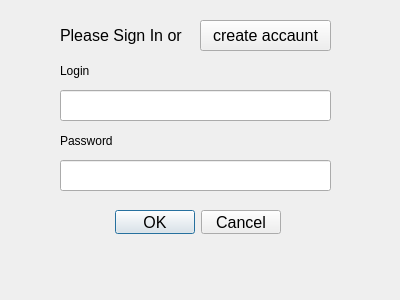
<?xml version="1.0" encoding="UTF-8"?>
<ui version="4.0">
 <class>LogInDialog</class>
 <widget class="QDialog" name="LogInDialog">
  <property name="geometry">
   <rect>
    <x>0</x>
    <y>0</y>
    <width>400</width>
    <height>300</height>
   </rect>
  </property>
  <property name="windowTitle">
   <string>Dialog</string>
  </property>
  <widget class="QDialogButtonBox" name="buttonBox">
   <property name="geometry">
    <rect>
     <x>110</x>
     <y>210</y>
     <width>171</width>
     <height>24</height>
    </rect>
   </property>
   <property name="font">
    <font>
     <pointsize>12</pointsize>
    </font>
   </property>
   <property name="orientation">
    <enum>Qt::Horizontal</enum>
   </property>
   <property name="standardButtons">
    <set>QDialogButtonBox::Cancel|QDialogButtonBox::Ok</set>
   </property>
  </widget>
  <widget class="QLineEdit" name="login">
   <property name="geometry">
    <rect>
     <x>60</x>
     <y>90</y>
     <width>271</width>
     <height>31</height>
    </rect>
   </property>
   <property name="font">
    <font>
     <pointsize>12</pointsize>
    </font>
   </property>
  </widget>
  <widget class="QLineEdit" name="password">
   <property name="geometry">
    <rect>
     <x>60</x>
     <y>160</y>
     <width>271</width>
     <height>31</height>
    </rect>
   </property>
   <property name="font">
    <font>
     <pointsize>12</pointsize>
    </font>
   </property>
  </widget>
  <widget class="QLabel" name="label">
   <property name="geometry">
    <rect>
     <x>60</x>
     <y>60</y>
     <width>59</width>
     <height>21</height>
    </rect>
   </property>
   <property name="text">
    <string>Login</string>
   </property>
  </widget>
  <widget class="QLabel" name="label_2">
   <property name="geometry">
    <rect>
     <x>60</x>
     <y>130</y>
     <width>59</width>
     <height>21</height>
    </rect>
   </property>
   <property name="text">
    <string>Password</string>
   </property>
  </widget>
  <widget class="QLabel" name="label_3">
   <property name="geometry">
    <rect>
     <x>60</x>
     <y>20</y>
     <width>141</width>
     <height>31</height>
    </rect>
   </property>
   <property name="font">
    <font>
     <pointsize>12</pointsize>
    </font>
   </property>
   <property name="text">
    <string>Please Sign In or</string>
   </property>
  </widget>
  <widget class="QPushButton" name="createAccaunt">
   <property name="geometry">
    <rect>
     <x>200</x>
     <y>20</y>
     <width>131</width>
     <height>31</height>
    </rect>
   </property>
   <property name="font">
    <font>
     <pointsize>12</pointsize>
    </font>
   </property>
   <property name="text">
    <string>create accaunt</string>
   </property>
  </widget>
 </widget>
 <resources/>
 <connections/>
</ui>
